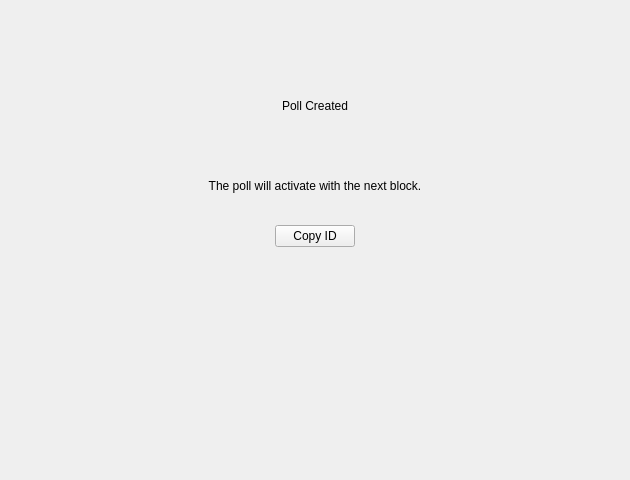
<?xml version="1.0" encoding="UTF-8"?>
<ui version="4.0">
 <class>PollWizardSummaryPage</class>
 <widget class="QWizardPage" name="PollWizardSummaryPage">
  <property name="geometry">
   <rect>
    <x>0</x>
    <y>0</y>
    <width>630</width>
    <height>480</height>
   </rect>
  </property>
  <property name="sizePolicy">
   <sizepolicy hsizetype="Expanding" vsizetype="Expanding">
    <horstretch>0</horstretch>
    <verstretch>0</verstretch>
   </sizepolicy>
  </property>
  <layout class="QVBoxLayout" name="summaryPageLayout">
   <property name="spacing">
    <number>9</number>
   </property>
   <property name="leftMargin">
    <number>16</number>
   </property>
   <property name="topMargin">
    <number>16</number>
   </property>
   <property name="rightMargin">
    <number>16</number>
   </property>
   <property name="bottomMargin">
    <number>16</number>
   </property>
   <item>
    <spacer name="topSpacer">
     <property name="orientation">
      <enum>Qt::Vertical</enum>
     </property>
     <property name="sizeType">
      <enum>QSizePolicy::Fixed</enum>
     </property>
     <property name="sizeHint" stdset="0">
      <size>
       <width>20</width>
       <height>60</height>
      </size>
     </property>
    </spacer>
   </item>
   <item alignment="Qt::AlignHCenter">
    <widget class="QLabel" name="iconlabel">
     <property name="pixmap">
      <pixmap resource="../../bitcoin.qrc">:/icons/round_green_check</pixmap>
     </property>
    </widget>
   </item>
   <item>
    <widget class="QLabel" name="pageTitleLabel">
     <property name="text">
      <string>Poll Created</string>
     </property>
     <property name="alignment">
      <set>Qt::AlignCenter</set>
     </property>
    </widget>
   </item>
   <item>
    <spacer name="titleSpacer">
     <property name="orientation">
      <enum>Qt::Vertical</enum>
     </property>
     <property name="sizeType">
      <enum>QSizePolicy::Fixed</enum>
     </property>
     <property name="sizeHint" stdset="0">
      <size>
       <width>20</width>
       <height>10</height>
      </size>
     </property>
    </spacer>
   </item>
   <item>
    <widget class="QLabel" name="pollTitleLabel">
     <property name="alignment">
      <set>Qt::AlignCenter</set>
     </property>
     <property name="wordWrap">
      <bool>true</bool>
     </property>
    </widget>
   </item>
   <item>
    <spacer name="middleSpacer">
     <property name="orientation">
      <enum>Qt::Vertical</enum>
     </property>
     <property name="sizeType">
      <enum>QSizePolicy::Fixed</enum>
     </property>
     <property name="sizeHint" stdset="0">
      <size>
       <width>20</width>
       <height>24</height>
      </size>
     </property>
    </spacer>
   </item>
   <item>
    <widget class="QLabel" name="hintLabel">
     <property name="text">
      <string>The poll will activate with the next block.</string>
     </property>
     <property name="alignment">
      <set>Qt::AlignCenter</set>
     </property>
     <property name="wordWrap">
      <bool>true</bool>
     </property>
    </widget>
   </item>
   <item>
    <widget class="QLabel" name="pollIdLabel">
     <property name="alignment">
      <set>Qt::AlignCenter</set>
     </property>
     <property name="wordWrap">
      <bool>true</bool>
     </property>
     <property name="textInteractionFlags">
      <set>Qt::TextSelectableByKeyboard|Qt::TextSelectableByMouse</set>
     </property>
    </widget>
   </item>
   <item alignment="Qt::AlignHCenter">
    <widget class="QPushButton" name="copyToClipboardButton">
     <property name="text">
      <string>Copy ID</string>
     </property>
    </widget>
   </item>
   <item>
    <spacer name="bottomSpacer">
     <property name="orientation">
      <enum>Qt::Vertical</enum>
     </property>
     <property name="sizeHint" stdset="0">
      <size>
       <width>20</width>
       <height>40</height>
      </size>
     </property>
    </spacer>
   </item>
  </layout>
 </widget>
 <resources>
  <include location="../../bitcoin.qrc"/>
 </resources>
 <connections/>
</ui>
